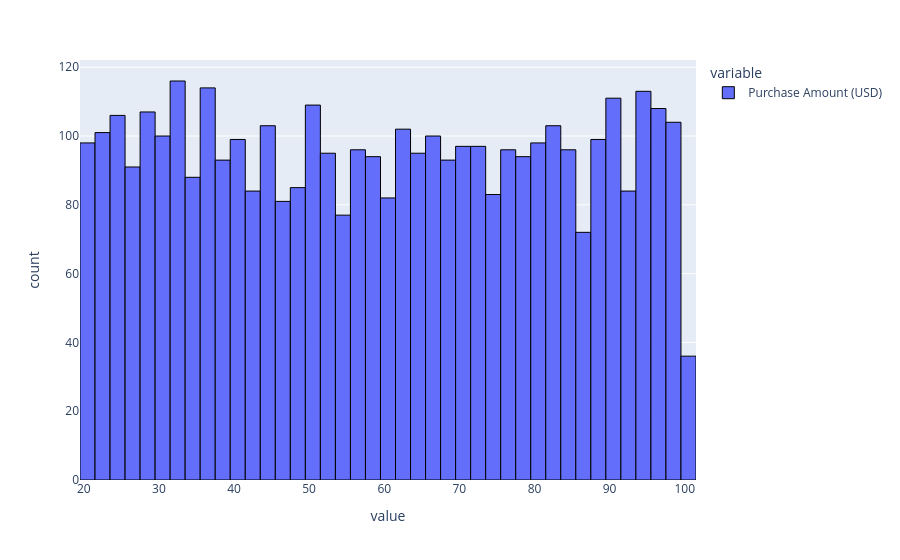

Write notebook code for a chart like this one.
### Code cell
fig = px.histogram(
    df["Purchase Amount (USD)"],
    nbins=50
)

fig.update_traces(
    marker_line_width=1,
    marker_line_color="black"
)

fig.show()

### Figure 1 — Plotly figure (JSON) as saved in the notebook; plotly's stock layout.template omitted (floating-point values rounded to 4 significant figures; data arrays with more than 128 entries replaced by an {"elided": "..."} marker saying what was removed)
{"data": [{"bingroup": "x", "hovertemplate": "variable=Purchase Amount (USD)<br>value=%{x}<br>count=%{y}<extra></extra>", "legendgroup": "Purchase Amount (USD)", "marker": {"color": "#636efa", "line": {"color": "black", "width": 1}, "pattern": {"shape": ""}}, "name": "Purchase Amount (USD)", "nbinsx": 50, "orientation": "v", "showlegend": true, "type": "histogram", "x": {"elided": "3900 int values"}, "xaxis": "x", "yaxis": "y"}], "layout": {"barmode": "relative", "legend": {"title": {"text": "variable"}, "tracegroupgap": 0}, "margin": {"t": 60}, "xaxis": {"anchor": "y", "domain": [0, 1], "title": {"text": "value"}}, "yaxis": {"anchor": "x", "domain": [0, 1], "title": {"text": "count"}}}}
